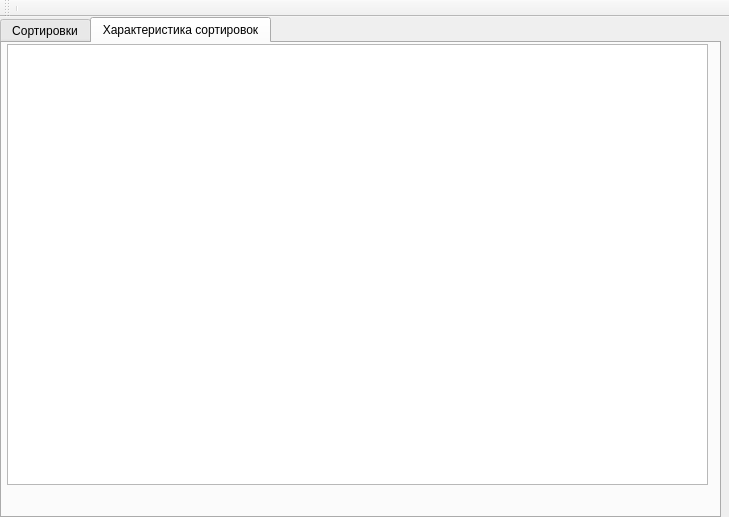
<?xml version="1.0" encoding="UTF-8"?>
<ui version="4.0">
 <class>MainWindow</class>
 <widget class="QMainWindow" name="MainWindow">
  <property name="geometry">
   <rect>
    <x>0</x>
    <y>0</y>
    <width>729</width>
    <height>517</height>
   </rect>
  </property>
  <property name="windowTitle">
   <string>MainWindow</string>
  </property>
  <widget class="QWidget" name="centralWidget">
   <widget class="QTabWidget" name="tabWidget">
    <property name="geometry">
     <rect>
      <x>0</x>
      <y>0</y>
      <width>721</width>
      <height>501</height>
     </rect>
    </property>
    <property name="minimumSize">
     <size>
      <width>700</width>
      <height>0</height>
     </size>
    </property>
    <property name="currentIndex">
     <number>1</number>
    </property>
    <widget class="QWidget" name="tab">
     <attribute name="title">
      <string>Сортировки</string>
     </attribute>
     <widget class="QGroupBox" name="groupBox">
      <property name="geometry">
       <rect>
        <x>0</x>
        <y>10</y>
        <width>161</width>
        <height>141</height>
       </rect>
      </property>
      <property name="title">
       <string>Тип сортировки:</string>
      </property>
      <widget class="QRadioButton" name="StupidButton">
       <property name="geometry">
        <rect>
         <x>10</x>
         <y>20</y>
         <width>82</width>
         <height>17</height>
        </rect>
       </property>
       <property name="text">
        <string>Глупая</string>
       </property>
      </widget>
      <widget class="QRadioButton" name="SortBinButton_2">
       <property name="geometry">
        <rect>
         <x>10</x>
         <y>50</y>
         <width>111</width>
         <height>17</height>
        </rect>
       </property>
       <property name="text">
        <string>Двоичная вставка</string>
       </property>
      </widget>
      <widget class="QRadioButton" name="MergeButton_3">
       <property name="geometry">
        <rect>
         <x>10</x>
         <y>80</y>
         <width>82</width>
         <height>17</height>
        </rect>
       </property>
       <property name="text">
        <string>Нисходящая поразрядная</string>
       </property>
      </widget>
      <widget class="QRadioButton" name="QuickButton_4">
       <property name="geometry">
        <rect>
         <x>10</x>
         <y>110</y>
         <width>82</width>
         <height>17</height>
        </rect>
       </property>
       <property name="text">
        <string>Быстрая</string>
       </property>
      </widget>
     </widget>
     <widget class="QGroupBox" name="groupBox_2">
      <property name="geometry">
       <rect>
        <x>0</x>
        <y>160</y>
        <width>161</width>
        <height>81</height>
       </rect>
      </property>
      <property name="title">
       <string>Как сортировать:</string>
      </property>
      <widget class="QRadioButton" name="IncreaseButton_5">
       <property name="geometry">
        <rect>
         <x>10</x>
         <y>20</y>
         <width>121</width>
         <height>17</height>
        </rect>
       </property>
       <property name="text">
        <string>По возрастанию</string>
       </property>
      </widget>
      <widget class="QRadioButton" name="DecreaseButton_6">
       <property name="geometry">
        <rect>
         <x>10</x>
         <y>50</y>
         <width>101</width>
         <height>17</height>
        </rect>
       </property>
       <property name="text">
        <string>По убыванию</string>
       </property>
      </widget>
     </widget>
     <widget class="QGroupBox" name="groupBox_3">
      <property name="geometry">
       <rect>
        <x>0</x>
        <y>260</y>
        <width>161</width>
        <height>80</height>
       </rect>
      </property>
      <property name="title">
       <string>Тип сортируемых данных:</string>
      </property>
      <widget class="QRadioButton" name="NumberButton_7">
       <property name="geometry">
        <rect>
         <x>10</x>
         <y>20</y>
         <width>101</width>
         <height>17</height>
        </rect>
       </property>
       <property name="text">
        <string>Массив чисел</string>
       </property>
      </widget>
      <widget class="QRadioButton" name="FileButton_8">
       <property name="geometry">
        <rect>
         <x>10</x>
         <y>50</y>
         <width>101</width>
         <height>17</height>
        </rect>
       </property>
       <property name="text">
        <string>Массив записей</string>
       </property>
      </widget>
     </widget>
     <widget class="QPushButton" name="pushButton">
      <property name="geometry">
       <rect>
        <x>10</x>
        <y>440</y>
        <width>75</width>
        <height>23</height>
       </rect>
      </property>
      <property name="text">
       <string>Сортировать</string>
      </property>
     </widget>
     <widget class="QPushButton" name="pushButton_2">
      <property name="geometry">
       <rect>
        <x>110</x>
        <y>440</y>
        <width>75</width>
        <height>23</height>
       </rect>
      </property>
      <property name="text">
       <string>Очистить</string>
      </property>
     </widget>
     <widget class="QLabel" name="label_2">
      <property name="geometry">
       <rect>
        <x>210</x>
        <y>10</y>
        <width>101</width>
        <height>16</height>
       </rect>
      </property>
      <property name="text">
       <string>Исходные данные:</string>
      </property>
     </widget>
     <widget class="QLabel" name="label_3">
      <property name="geometry">
       <rect>
        <x>210</x>
        <y>220</y>
        <width>141</width>
        <height>16</height>
       </rect>
      </property>
      <property name="text">
       <string>Отсортированные данные:</string>
      </property>
     </widget>
     <widget class="QTextBrowser" name="textBrowser">
      <property name="geometry">
       <rect>
        <x>210</x>
        <y>30</y>
        <width>491</width>
        <height>171</height>
       </rect>
      </property>
     </widget>
     <widget class="QTextBrowser" name="textBrowser_2">
      <property name="geometry">
       <rect>
        <x>220</x>
        <y>260</y>
        <width>491</width>
        <height>171</height>
       </rect>
      </property>
     </widget>
     <widget class="QTextBrowser" name="textBrowser_3">
      <property name="geometry">
       <rect>
        <x>0</x>
        <y>350</y>
        <width>161</width>
        <height>71</height>
       </rect>
      </property>
     </widget>
     <widget class="QLabel" name="label">
      <property name="geometry">
       <rect>
        <x>390</x>
        <y>10</y>
        <width>181</width>
        <height>16</height>
       </rect>
      </property>
      <property name="text">
       <string>Количество элементов в массиве:</string>
      </property>
     </widget>
     <widget class="QLabel" name="label_4">
      <property name="geometry">
       <rect>
        <x>570</x>
        <y>10</y>
        <width>46</width>
        <height>13</height>
       </rect>
      </property>
      <property name="text">
       <string/>
      </property>
     </widget>
    </widget>
    <widget class="QWidget" name="tab_2">
     <attribute name="title">
      <string>Характеристика сортировок</string>
     </attribute>
     <widget class="QTableView" name="tableView">
      <property name="geometry">
       <rect>
        <x>5</x>
        <y>1</y>
        <width>701</width>
        <height>441</height>
       </rect>
      </property>
     </widget>
    </widget>
   </widget>
  </widget>
  <widget class="QToolBar" name="mainToolBar">
   <attribute name="toolBarArea">
    <enum>TopToolBarArea</enum>
   </attribute>
   <attribute name="toolBarBreak">
    <bool>false</bool>
   </attribute>
   <addaction name="separator"/>
  </widget>
 </widget>
 <layoutdefault spacing="6" margin="11"/>
 <resources/>
 <connections/>
</ui>
